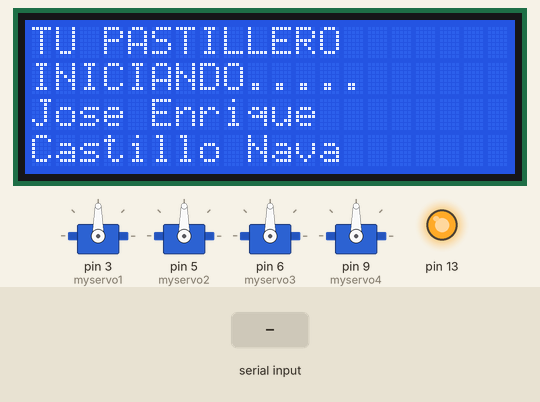
Simulated run of this sketch. Board: Arduino Uno, built with avr-gcc and run on an emulated ATmega328P. Shown: 4 × servo, 20×4 character LCD, output pins drawn as LEDs (lit = HIGH). The test bench sets the inputs (shaded band).

Above: at 0.2 s.
At 3.8 s:
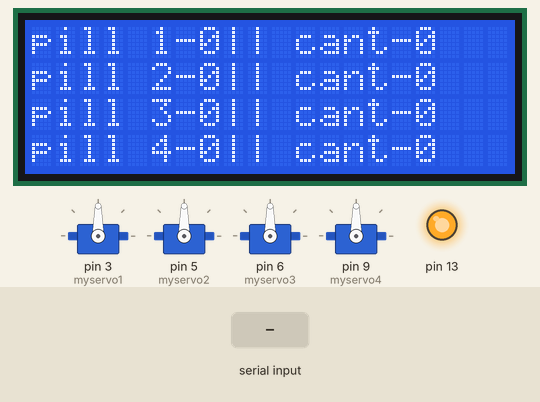
3.9 s: "90,45,200\n" received over the second serial link
At 5.1 s:
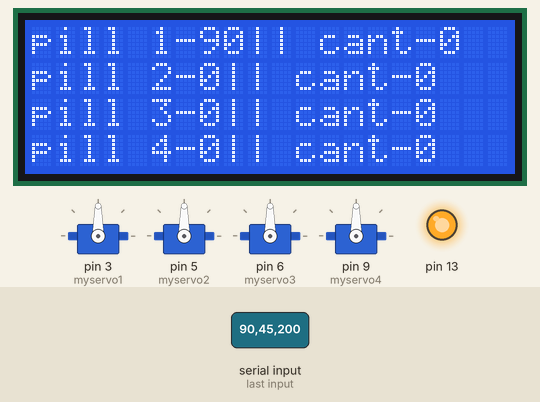
5.4 s: "30,150,10\n" received over the second serial link
Timing chart, 0 to 8.4 s (numbered marks = the images above; inputs shaded):
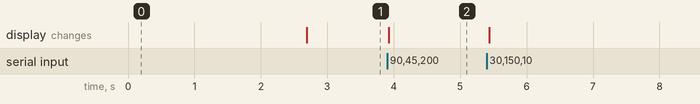

The sketch:

Hardware.ino
```cpp
//lcd
#include <Wire.h>
//config i2c lcd
#include <LiquidCrystal_I2C.h>
LiquidCrystal_I2C lcd(0x27, 20, 4);
//config i2c mcp
#include "Adafruit_MCP23017.h"
Adafruit_MCP23017 mcp;
//servo
#include <Servo.h>
Servo myservo1;
Servo myservo2;
Servo myservo3;
Servo myservo4;
//var bluthoot
int estado = 0;
long prim = 0, seg = 0, ter = 0, cuart = 0, reprim = 0, reseg = 0, reter = 0, recuart = 0;
long lcdprim, lcdseg, lcdter, lcdcuart;
//variable de la cantidad de pastillas
int can1=0,can2=0,can3=0,can4=0;
int maskcan1=0,maskcan2=0,maskcan3=0,maskcan4=0;
//bluthoot config
#include <SoftwareSerial.h>
SoftwareSerial mySerial(10, 11); // RX, TX
//recepcion de datos
  String s="";
  char c=0;
  boolean newline=false;

  String slcdprim="";
  String slcdseg="";
  String slcdter="";
  String slcdcuart="";

  String scan1="";
  String scan2="";
  String scan3="";
  String scan4="";
void setup()
{
  //buzzer setup
  pinMode(13,OUTPUT);
  digitalWrite(13,HIGH);
  //mcp config pinout
  mcp.begin();
  for(int i=0;i<8;i++)
  {
    mcp.pinMode(i, OUTPUT);
  }
  for(int i=0;i<12;i++)
   {
    mcp.digitalWrite(i,LOW);
   }

  //servo setup
  myservo1.attach(3);
  myservo2.attach(5);
  myservo3.attach(6);
  myservo4.attach(9);

  myservo1.write(90);
  myservo2.write(90);
  myservo3.write(90);
  myservo4.write(90);
  // bluthoot setup
  mySerial.begin(9600);
  Serial.begin(9600);
  //LCD setup
  lcd.init();
  lcd.backlight();
  lcd.print("TU PASTILLERO");
  lcd.setCursor(0, 1);
  lcd.print("INICIANDO.....");
  lcd.setCursor(0, 2);
  lcd.print("Jose Enrique");
  lcd.setCursor(0, 3);
  lcd.print("Castillo Nava");
  delay(2500);
  lcd.clear();

}

void loop()
{
  while(mySerial.available()>0)
  {
    c=mySerial.read();
    if(c=='\r')
    continue;
    else if(c=='\n')
    {
      newline=true;
      break;
    }
    else
    s=s+c;
  }

  if(newline)
  {
  int n=s.length();
  char arreglo[n+1];
    s.toCharArray(arreglo,n+1);
    int j=0;
    //primer variable--------------------------------------------------------------------
    for(j;j<n;j++)
    {
      if(arreglo[j]=='A')
      {
        break;
      }
      slcdprim=slcdprim+arreglo[j];//svar1 cambiar por slcdprim
    }
    lcdprim=slcdprim.toInt();
    prim = (lcdprim * 1000) + millis();
    j++;

    //segunda variable tiempo lcd--------------------------------------------------------
    for(j;j<n;j++)
    {
      if(arreglo[j]=='B')
      {
        break;
      }
      slcdseg=slcdseg+arreglo[j];//svar1 cambiar por slcdprim
    }
    lcdseg=slcdseg.toInt();
    seg = (lcdseg * 1000) + millis();
    j++;

    //tercer variable tiempo lcd--------------------------------------------------------
    for(j;j<n;j++)
    {
      if(arreglo[j]=='C')
      {
        break;
      }
      slcdter=slcdter+arreglo[j];//svar1 cambiar por slcdprim
    }
    lcdter=slcdter.toInt();
    ter = (lcdter * 1000) + millis();
    j++;

    //cuarta variable tiempo lcd--------------------------------------------------------
     for(j;j<n;j++)
    {
      if(arreglo[j]=='D')
      {
        break;
      }
      slcdcuart=slcdcuart+arreglo[j];//svar1 cambiar por slcdprim
    }
    lcdcuart=slcdcuart.toInt();
    cuart = (lcdcuart * 1000) + millis();
    j++;

    //primera cantidad de pastillas--------------------------------------------------------
    for(j;j<n;j++)
    {
      if(arreglo[j]=='E')
      {
        break;
      }
      scan1=scan1+arreglo[j];//svar1 cambiar por slcdprim
    }
    can1=scan1.toInt();
    maskcan1=can1;
    j++;

    //segunda cantidad de pastillas--------------------------------------------------------
    for(j;j<n;j++)
    {
      if(arreglo[j]=='F')
      {
        break;
      }
      scan2=scan2+arreglo[j];//svar1 cambiar por slcdprim
    }
    can2=scan2.toInt();
    maskcan2=can2;
    j++;

    //tercera cantidad de pastillas--------------------------------------------------------
    for(j;j<n;j++)
    {
      if(arreglo[j]=='G')
      {
        break;
      }
      scan3=scan3+arreglo[j];//svar1 cambiar por slcdprim
    }
    can3=scan3.toInt();
    maskcan3=can3;
    j++;

    //cuarta cantidad de pastillas--------------------------------------------------------
    for(j;j<n;j++)
    {
      scan4=scan4+arreglo[j];//svar1 cambiar por slcdprim
    }
    can4=scan4.toInt();
    maskcan4=can4;
//se recicla la variable oea se igual a nada------------------------------------------------
    s="";
    slcdprim="";
    slcdseg="";
    slcdter="";
    slcdcuart="";
    scan1="";
    scan2="";
    scan3="";
    scan4="";
    newline=false;

    }
//tiempo real
    reprim =reseg=reter=recuart= millis();

  if (lcdprim > 0 && can1>0)
  {
    if (prim < reprim)
    {
      digitalWrite(13,LOW);
      myservo1.write(1);
      delay(500);
      digitalWrite(13,HIGH);
      myservo1.write(90);
      prim = prim + lcdprim * 1000;
      can1--;
//      Serial.print(prim);
//      Serial.println("----------------------------");
    }
  }
  if (lcdseg > 0 && can2>0)
  {
    if (seg < reseg)
    {
      digitalWrite(13,LOW);
      myservo2.write(1);
      delay(500);
      digitalWrite(13,HIGH);
      myservo2.write(90);
      seg = seg + lcdseg * 1000;
      can2--;
    }
  }

  if (lcdter > 0 && can3>0)
  {
    if (ter < reter)
    {
      digitalWrite(13,LOW);
      myservo3.write(1);
      delay(500);
      digitalWrite(13,HIGH);
      myservo3.write(90);
      ter = ter + lcdter * 1000 ;
      can3--;
    }
  }

  if (lcdcuart > 0 && can4>0)
  {
    if (cuart < recuart)
    {
      digitalWrite(13,LOW);
      myservo4.write(1);
      delay(500);
      digitalWrite(13,HIGH);
      myservo4.write(90);
      cuart = cuart + lcdcuart * 1000;
      can4--;
    }
  }

//comparador de cantidad y leds primero---------------------------------------------
  if(can1>maskcan1/2)
  {//
    mcp.digitalWrite(0,LOW);//color rojo
    mcp.digitalWrite(1,HIGH);//color verde
  }
  if(can1<maskcan1/2 && can1 !=0)
  {//esta medio lleno
    mcp.digitalWrite(0,HIGH);
    mcp.digitalWrite(1,HIGH);
  }
  if(can1==0)
  {//el led esta en rojo osea que no tiene nada
    mcp.digitalWrite(0,HIGH);
    mcp.digitalWrite(1,LOW);
  }
  //comparador de cantidad y leds segundo---------------------------------------------
  if(can2>maskcan2/2)
  {
    mcp.digitalWrite(2,LOW);
    mcp.digitalWrite(3,HIGH);
  }
  if(can1<maskcan2/2 && can2 !=0)
  {
    mcp.digitalWrite(2,HIGH);
    mcp.digitalWrite(3,HIGH);
  }
  if(can2==0)
  {
    mcp.digitalWrite(2,HIGH);
    mcp.digitalWrite(3,LOW);
  }
  //comparador de cantidad y leds tercero---------------------------------------------
  if(can3>maskcan3/2)
  {
    mcp.digitalWrite(4,LOW);
    mcp.digitalWrite(5,HIGH);
  }
  if(can3<maskcan3/2 && can3 !=0)
  {
    mcp.digitalWrite(4,HIGH);
    mcp.digitalWrite(5,HIGH);
  }
  if(can3==0)
  {
    mcp.digitalWrite(4,HIGH);
    mcp.digitalWrite(5,LOW);
  }
  //comparador de cantidad y leds cuarto---------------------------------------------
  if(can4>maskcan4/2)
  {
    mcp.digitalWrite(6,LOW);
    mcp.digitalWrite(7,HIGH);
  }
  if(can4<maskcan4/2 && can4 !=0)
  {
    mcp.digitalWrite(6,HIGH);
    mcp.digitalWrite(7,HIGH);
  }
  if(can4==0)
  {
    mcp.digitalWrite(6,HIGH);
    mcp.digitalWrite(7,LOW);
  }

  ///Serial.println(pasvis);
  lcd.setCursor(0, 0);
  lcd.print("pill 1-");
  lcd.print(lcdprim);
  lcd.print("|| cant-");
  lcd.print(can1);
  lcd.print(" ");
  lcd.setCursor(0, 1);
  lcd.print("pill 2-");
  lcd.print(lcdseg);
  lcd.print("|| cant-");
  lcd.print(can2);
  lcd.print(" ");
  lcd.setCursor(0, 2);
  lcd.print("pill 3-");
  lcd.print(lcdter);
  lcd.print("|| cant-");
  lcd.print(can3);
  lcd.print(" ");
  lcd.setCursor(0, 3);
  lcd.print("pill 4-");
  lcd.print(lcdcuart);
  lcd.print("|| cant-");
  lcd.print(can4);
  lcd.print(" ");
}
```

Measured:
- after the input at 3.9 s, the display: changes at once (image 2)
